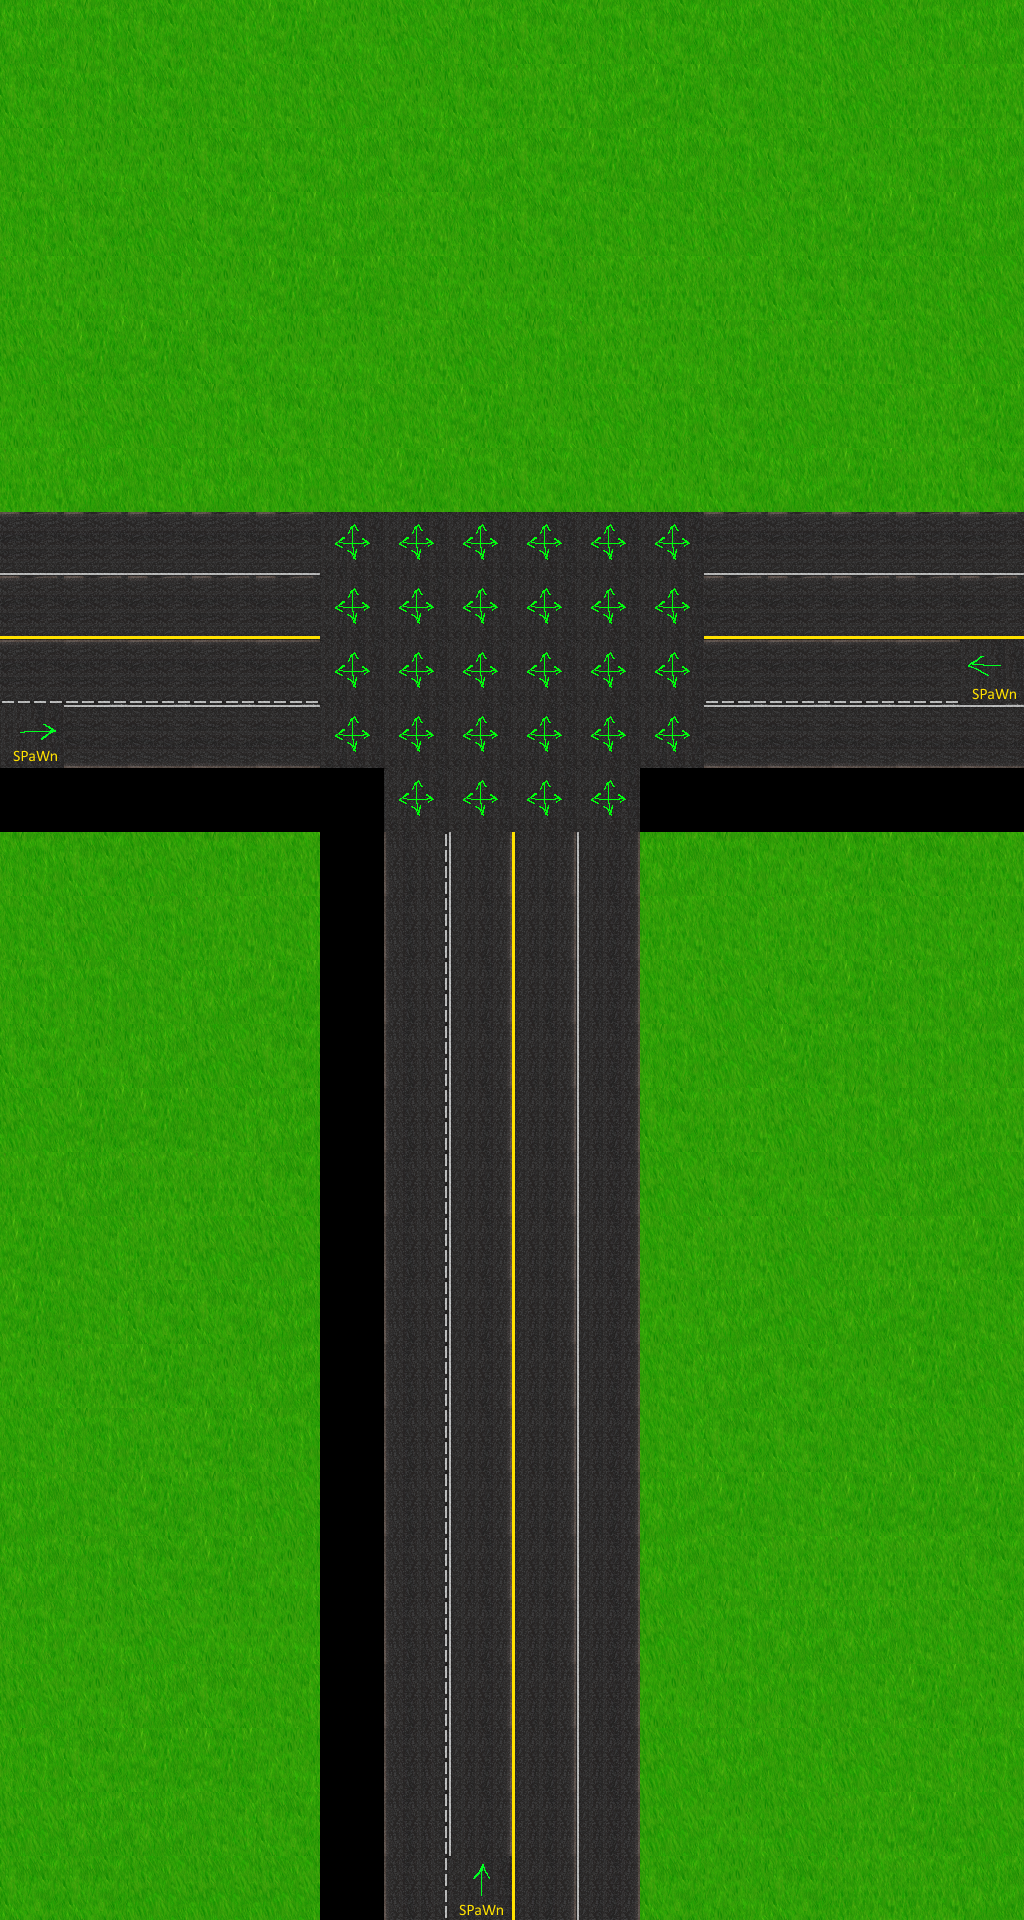

The image is a tile-based game level rendered from a .tmx file. Its description and source (layers, tilesets, objects; grid data summarised) follow:
An orthogonal 16x30 tile map with 64x64 px tiles, 3 tile layers (Background, Roads, Spawns), 1 hidden layer not drawn.

<map version="1.0" orientation="orthogonal" renderorder="right-down" width="16" height="30" tilewidth="64" tileheight="64" nextobjectid="1">
 <tileset firstgid="1" name="RoadTiles" tilewidth="64" tileheight="64">
  <image source="RoadTiles.png" width="512" height="576" />
 </tileset>
 <layer name="Background" width="16" height="30">
  <data>[480 cells, 348 non-empty, 8 distinct tile ids]</data>
 </layer>
 <layer name="Roads" width="16" height="30">
  <data>[480 cells, 136 non-empty, 9 distinct tile ids]</data>
 </layer>
 <layer name="Spawns" width="16" height="30">
  <data>[480 cells, 3 non-empty, 3 distinct tile ids]</data>
 </layer>
 <layer name="SideWalks" width="16" height="30" visible="0">
  <data>[480 cells, 64 non-empty, 6 distinct tile ids]</data>
 </layer>
</map>
